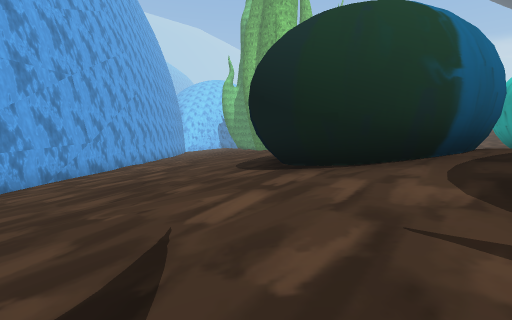
view 1 (above)

22 first-person views from a walk through a Unity game level. The camera is 1.2 m above the floor, tilts 6° down and sees 85° across. The floor is counted in squares, 2 m on a side. Each view is taken from the middle of a square. On the plan, view 1 faces up. The plan holds only what a view shows up to about 9 squares ahead; the rest is blank. The place goes on beyond the plan. The player is left out. Some surface patterns are stand-ins.

view 2
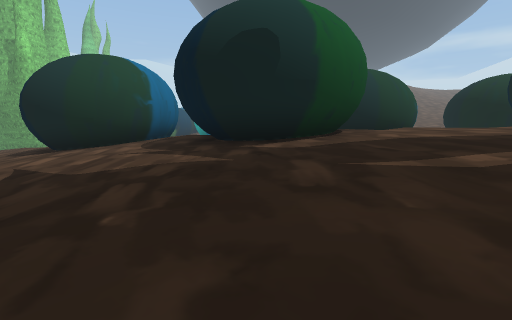

view 3
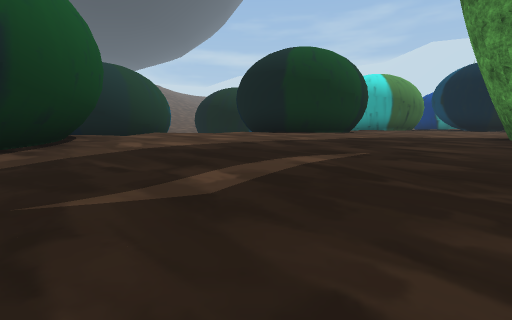

view 4
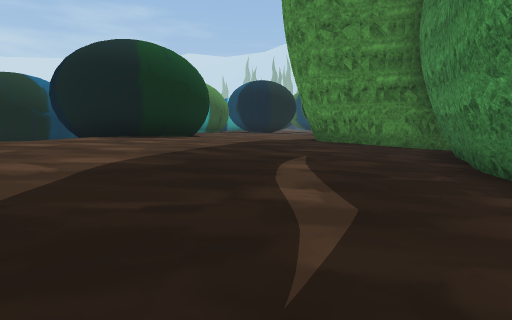

view 5
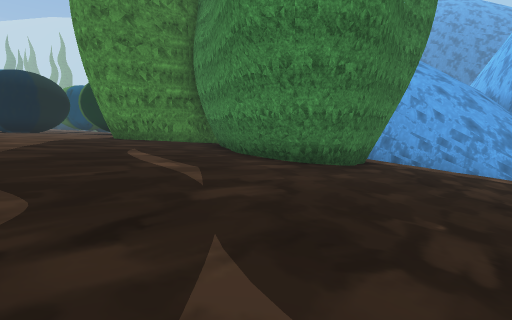

view 6
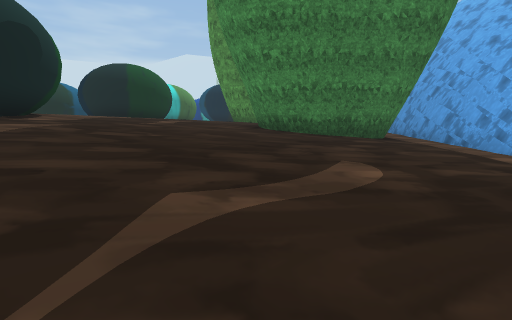

view 7
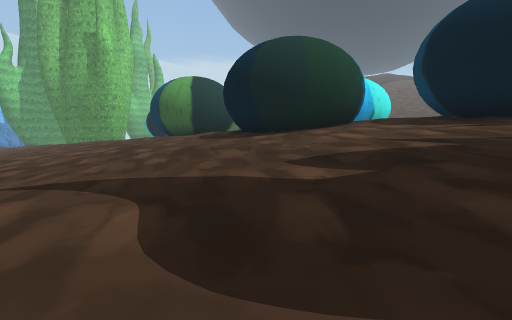

view 8
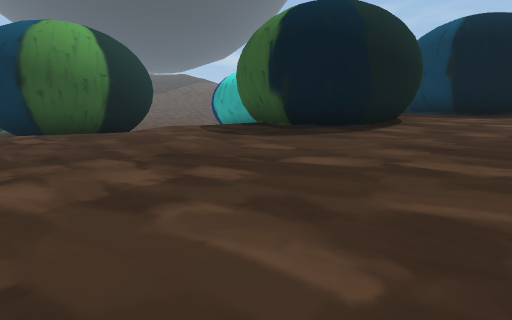

view 9
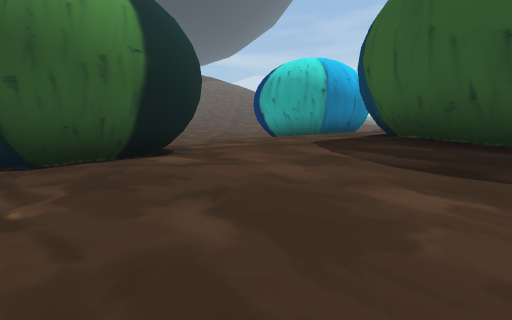

view 10
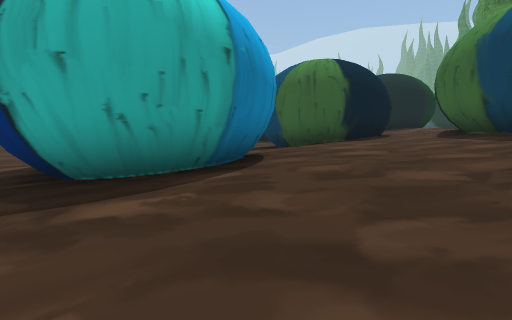

view 11
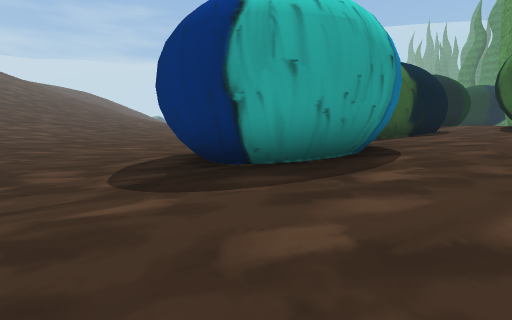

view 12
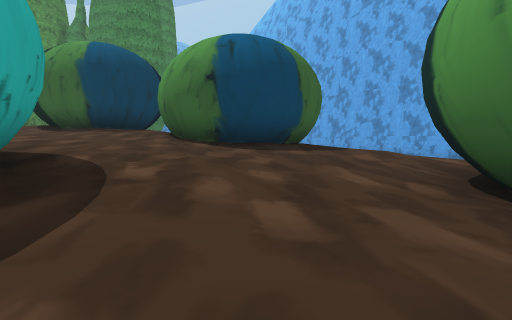

view 13
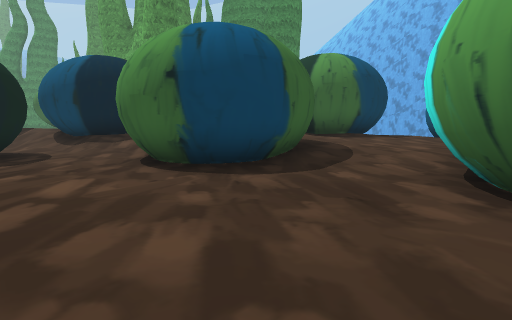

view 14
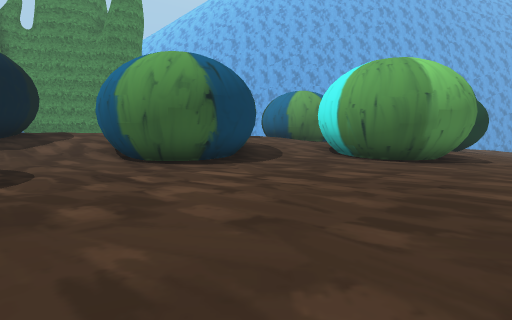

view 15
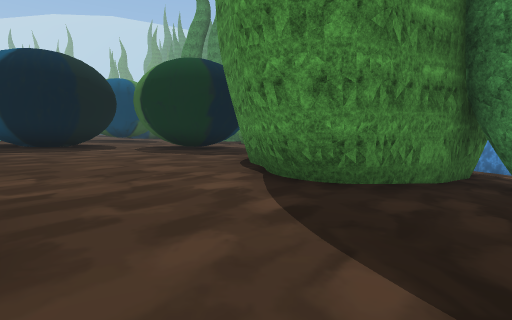

view 16
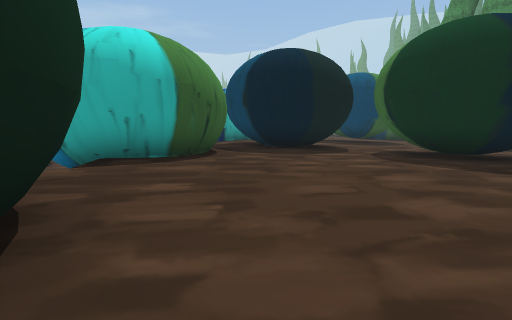

view 17
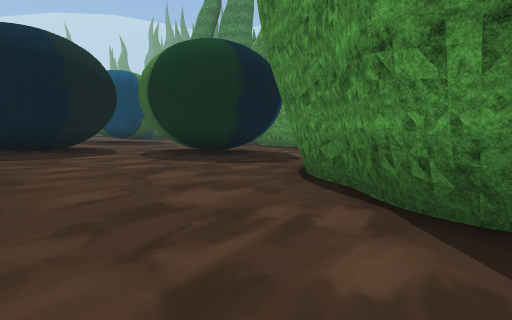

view 18
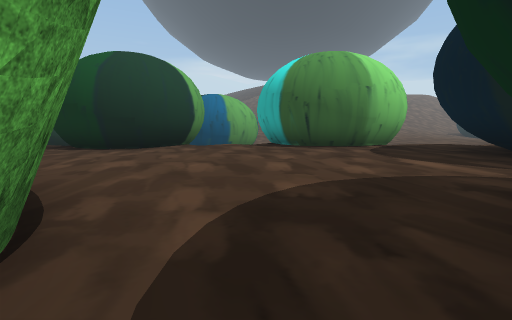

view 19
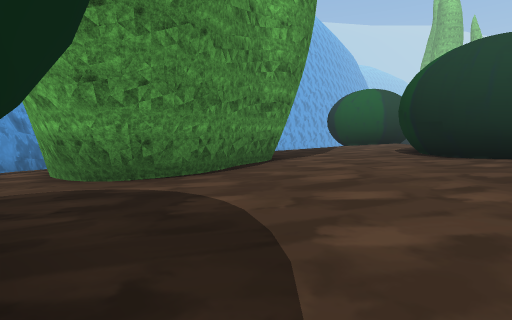

view 20
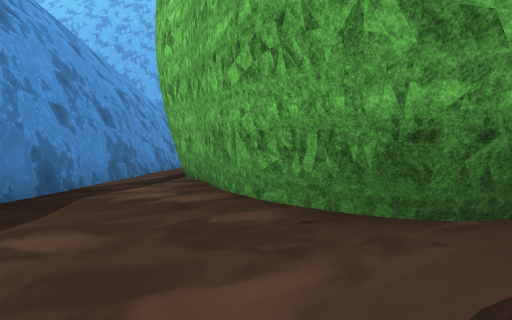

view 21
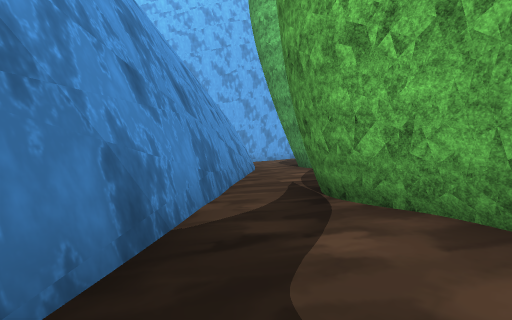

view 22
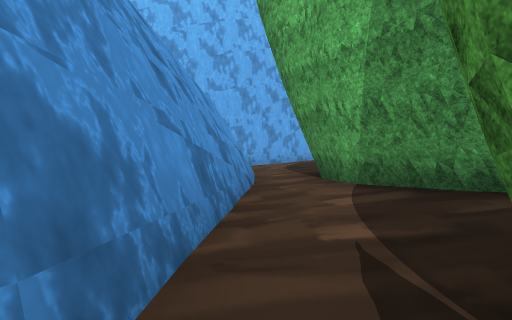

### Floor plan
Key: @ floor where view 1 was taken; # wall or solid block; x gap in a wall; . main floor; : floor 0.5 m higher than the main floor; - floor 0.5 m lower than the main floor; + floor 0.75 m higher than the main floor; _ floor 0.75 m lower than the main floor; * floor 1.25 m higher than the main floor; < floor 1.25 m lower than the main floor; % floor 1.5 m higher than the main floor; ( floor 1.5 m lower than the main floor; / step, stairs or slope.
Columns run from 5 left of view 1 to 17 right of it. Each row starts with its distance up from view 1.
 11  (< __####---__----..
 10 ((<__--##-..-------...
  9 ((<__-.......##----...
  8 (<___-......####.....
  7 (<___-###...#  #....
  6 (<__-#####..####....
  5 (<__-## ##:::##......
  4 <___-.###+:::.........
  3 <___-..:++++::.........
  2 <___-..:###++####.....
  1 <__--..####+## ##....
  0 <__-.@.## #x#####...
 -1 <__-...:###++###...
 -2 <__-..::+++*+++/..#
 -3 ___-..::+++**++://#
 -4 ___-..::+++**###/.#
 -5 ___-..::+++**# ##/
 -6 ___-###:++++*# ##/
 -7 ___#####+++++###+
 -8 #__## ##+++++****##
 -9  #--####+###+****#
-10  ##-...### #+****#
-11   ##..##   #++***###
-12    ##.###  #++*****%
-13     ##.:####+++**###
-14      ##:+++++##**#
-15       #:++++######

Positions as (right, up) in squares from view 1, and headings:
1: (0, 0), facing up
2: (-1, -4), facing up-right
3: (0, -4), facing right
4: (1, -2), facing down-right
5: (1, 0), facing down
6: (-5, 0), facing down-right
7: (-5, 0), facing up-right
8: (-5, 7), facing right
9: (-2, 9), facing right
10: (4, 9), facing down-right
11: (5, 11), facing down-right
12: (7, 11), facing down-left
13: (13, 6), facing down-left
14: (17, 3), facing left
15: (6, -5), facing down
16: (7, -7), facing down-right
17: (7, -7), facing down
18: (6, -14), facing up-right
19: (10, -14), facing up-left
20: (6, -15), facing up-left
21: (3, -15), facing up-left
22: (1, -13), facing up-left
